Frame 1 (no input): blank canvas, image omitted
Frame 60 (no input): blank canvas, image omitted
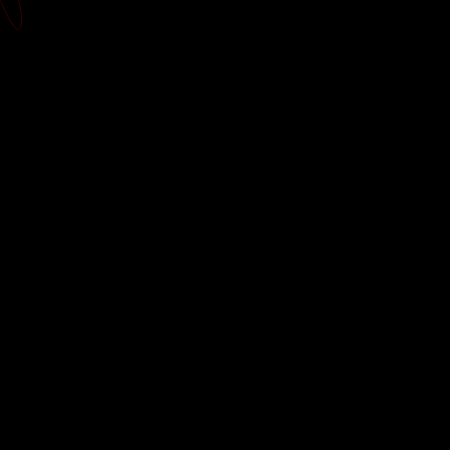
Frame 120 (the mouse pressed at the canvas centre since frame 60)

The p5.js sketch whose frames 1 and 60 were blank and that drew this single picture after the mouse press (run headless with seeded random() and noise() and a simulated clock; from frame 60 on, the mouse is pressed at the canvas centre):

// p5.js sketch
// ── sketch.js
// Ivan Ribeiro (@ivansnpmaster)
// Reference: https://en.wikipedia.org/wiki/Lorenz_system

// Positions
var x = 0.1;
var y = 0;
var z = 0;

// Formula angles
var sigma = 10;
var ro = 28;
var beta = 8 / 3.0;

// Delta t
var dt = 0.01;

var points = [];

// Runs once when program starts
function setup()
{
    // Creating the canvas
    createCanvas(450, 450);
    // Setting the color mode to Hue, Saturation, Brightness with a maximum values of 100
    colorMode(HSB);
    // Translating the (0,0) point to the middle of the screen
    translate(width / 2, height / 2);
    // Scaling everything to be 5 times bigger
    scale(5);
    // Making the thickness 1/5 skinny
    strokeWeight(0.2);
}

// Main loop
function draw()
{
    // Erasing everything
    background(0);
    // Make the shape just made by lines
    noFill();

    // Formula
    var dx = (sigma * (y - x)) * dt;
    var dy = (x * (ro - z) - y) * dt;
    var dz = (x * y - beta * z) * dt;

    x += dx;
    y += dy;
    z += dz;

    // Putting the points to the array
    points.push(createVector(x, y, z));

    var c = 0;

    // Starting the shape
    beginShape();

    for (var i = 0; i < points.length; i++)
    {
        stroke(c, 240, 240, 20);
        // Creating a vertex for every loop, if in 3D, add the 'z' component
        vertex(points[i].x, points[i].y);

        c += 0.05;
        // Reseting the color variable
        if (c > 255)
            c = 0;
    }
    endShape();
}

// Reseting if some key is pressed
function keyPressed()
{
    x = 0.1;
    y = 0;
    z = 0;
    points = [];

    background(0);
}
